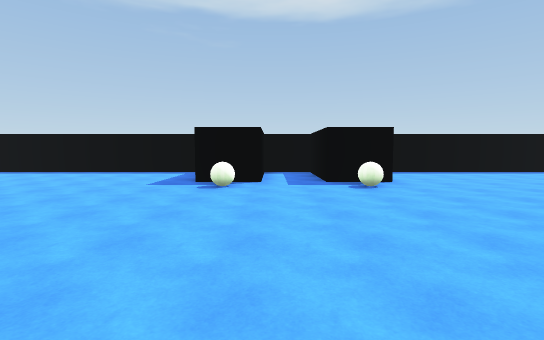
View 1 (above)

24 first-person views from a walk through a Unity game level. The camera is 1.5 m above the floor, tilts 4° down and sees 85° across. The floor is counted in squares, 2 m on a side. Each view is taken from the middle of a square. On the plan, view 1 faces up. The plan holds only what a view shows up to about 10 squares ahead; the rest is blank. The player character is not drawn.

View 2
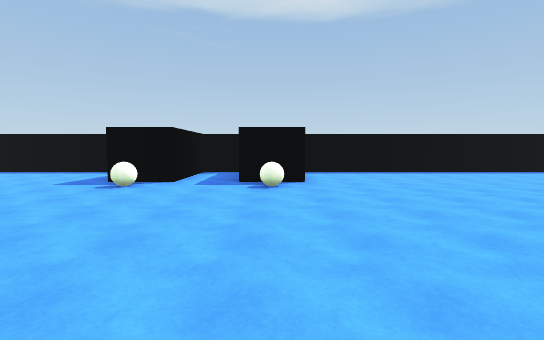

View 3
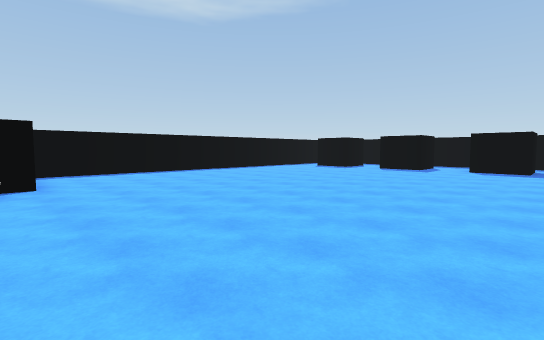

View 4
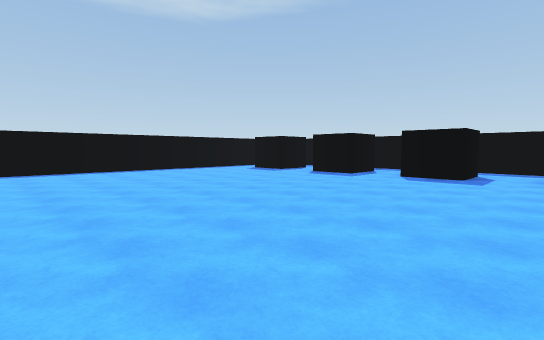

View 5
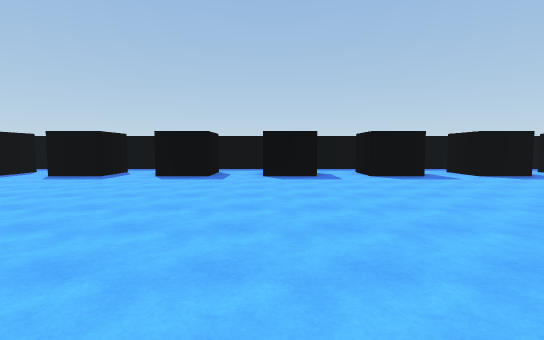

View 6
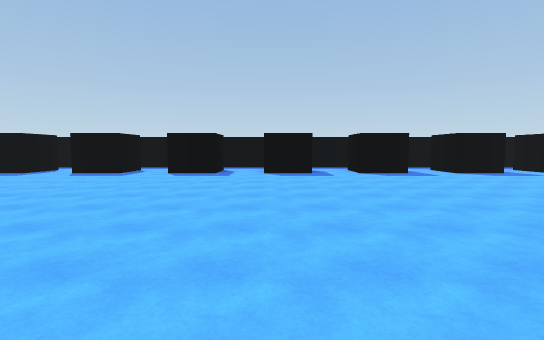

View 7
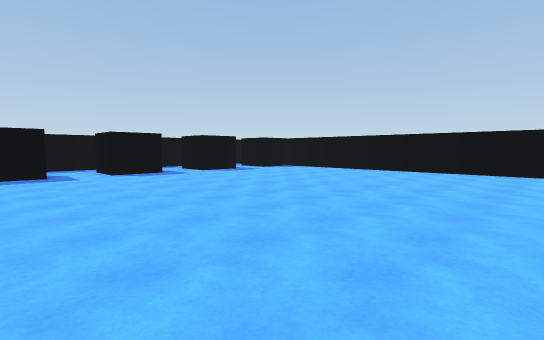

View 8
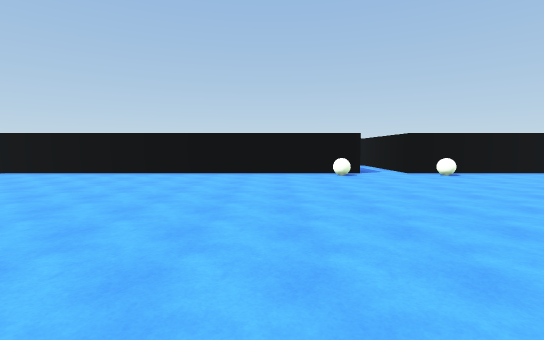

View 9
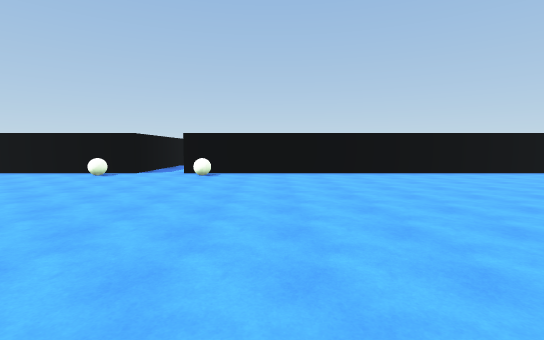

View 10
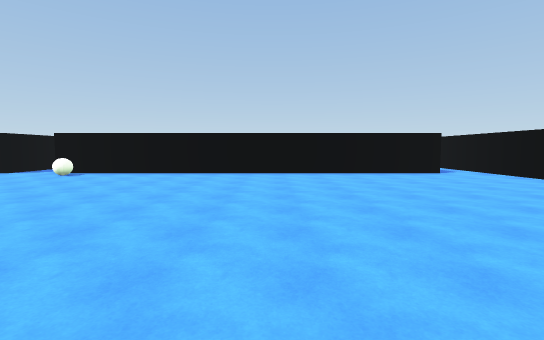

View 11
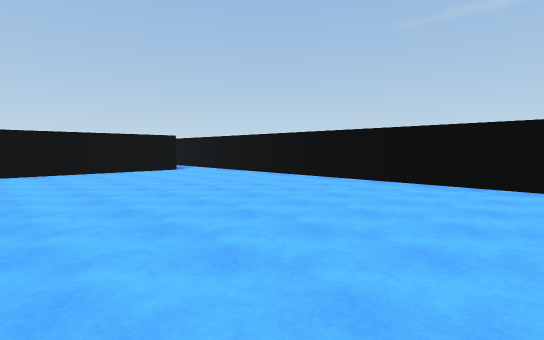

View 12
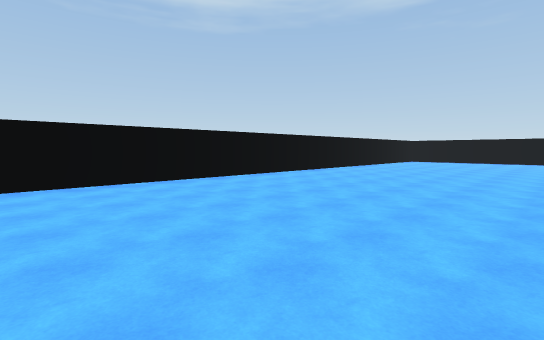

View 13
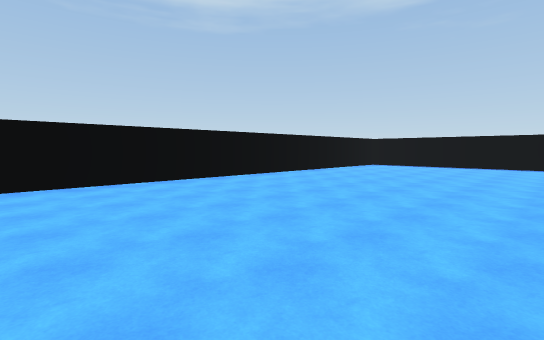

View 14
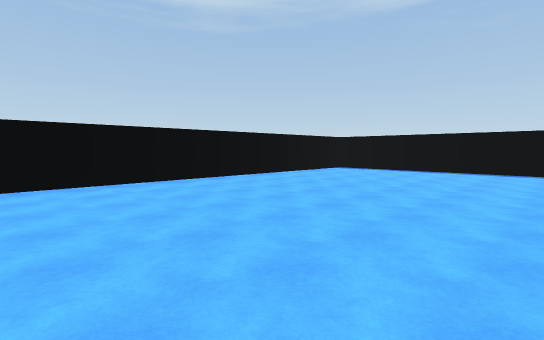

View 15
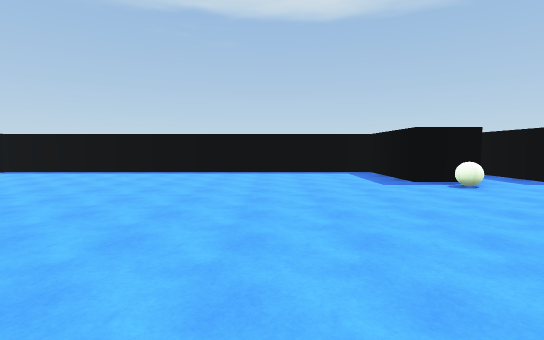

View 16
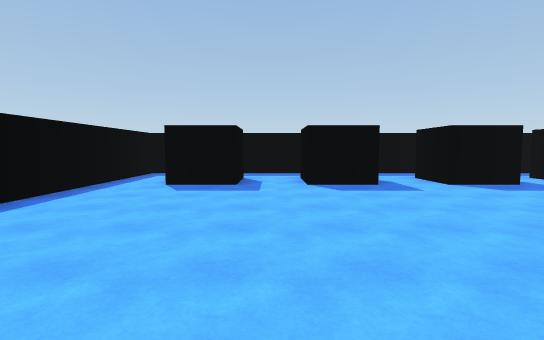

View 17
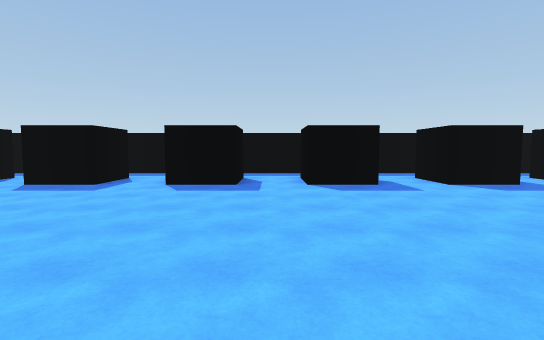

View 18
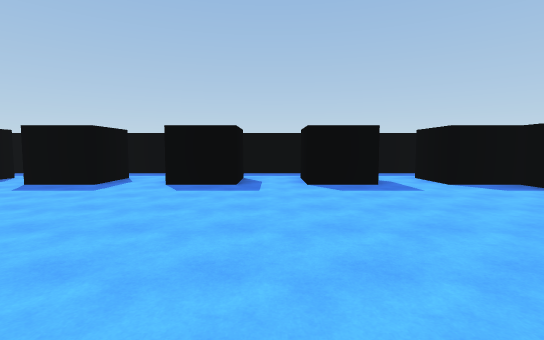

View 19
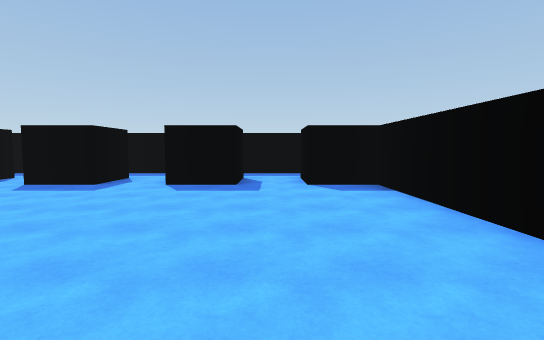

View 20
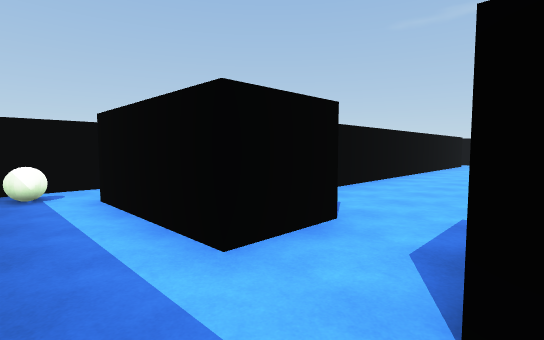

View 21
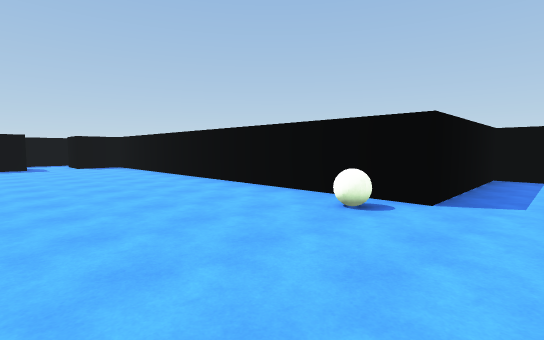

View 22
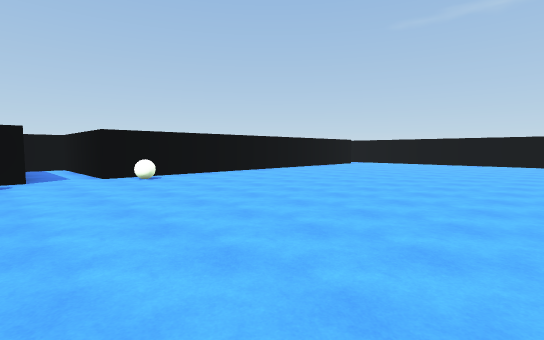

View 23
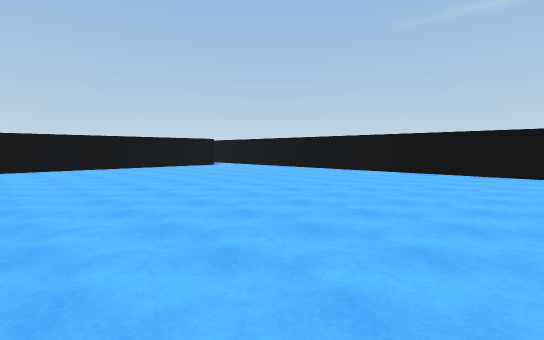

View 24
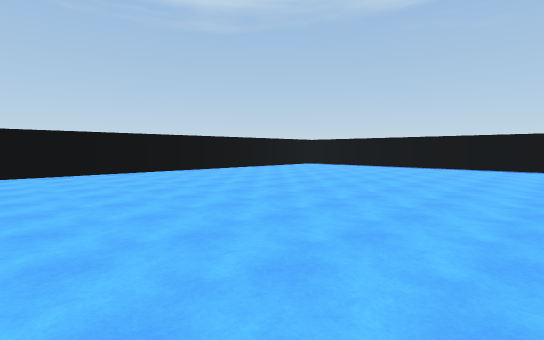

### Floor plan
Key: @ floor where view 1 was taken; # wall or solid block; . floor; B ball.
Columns run from 14 left of view 1 to 17 right of it. Each row starts with its distance up from view 1.
 10 ###############################
  9  ............#..#..............
  8   ...........#..#...........#
  7  ............#..#...........#..#
  6 #............B..B..............#
  5 #...........................#..#
  4 #...........................#  #
  3 #..............................#
  2 #...........................#..#
  1 #..........  ...............#..#
  0 #..........   @ ...............#
 -1 #..........        .........#..#
 -2 #..........         ........#..#
 -3 #..........          ......... #
 -4 #.......             .......#..#
 -5 #..........         ........#..#
 -6 #..........        ............#
 -7 #..........       ..........#..#
 -8 #...........      ..........#..#
 -9 #..............................#
-10 #...........................#..#
-11 #...........................#..#
-12 #..............................#
-13 #...........................#..#
-14 #...........................#..#
-15 #..............................#
-16 #...........................#..#
-17 #............B..B...........#..#
-18 #.############..#############..
-19              #..#            ..
-20              #..#           ..B
-21              #..#           ###
-22              ####

Where each view was taken, in squares from view 1:
view 1: 0 up, 0 right, facing up
view 2: 0 up, 2 right, facing up
view 3: 0 up, 2 right, facing up-right
view 4: 1 down, 5 right, facing up-right
view 5: 1 down, 5 right, facing right
view 6: 7 down, 4 right, facing right
view 7: 7 down, 4 right, facing down-right
view 8: 8 down, 4 right, facing down
view 9: 8 down, 3 left, facing down
view 10: 8 down, 7 left, facing down
view 11: 7 down, 7 left, facing down-left
view 12: 9 down, 7 left, facing up-left
view 13: 4 down, 7 left, facing up-left
view 14: 1 down, 7 left, facing up-left
view 15: 0 up, 5 left, facing up
view 16: 6 up, 7 right, facing right
view 17: 9 down, 7 right, facing right
view 18: 12 down, 7 right, facing right
view 19: 15 down, 7 right, facing right
view 20: 14 down, 16 right, facing down-left
view 21: 13 down, 0 right, facing down-right
view 22: 9 down, 2 right, facing down-left
view 23: 5 down, 4 left, facing down-left
view 24: 3 down, 4 left, facing up-left
